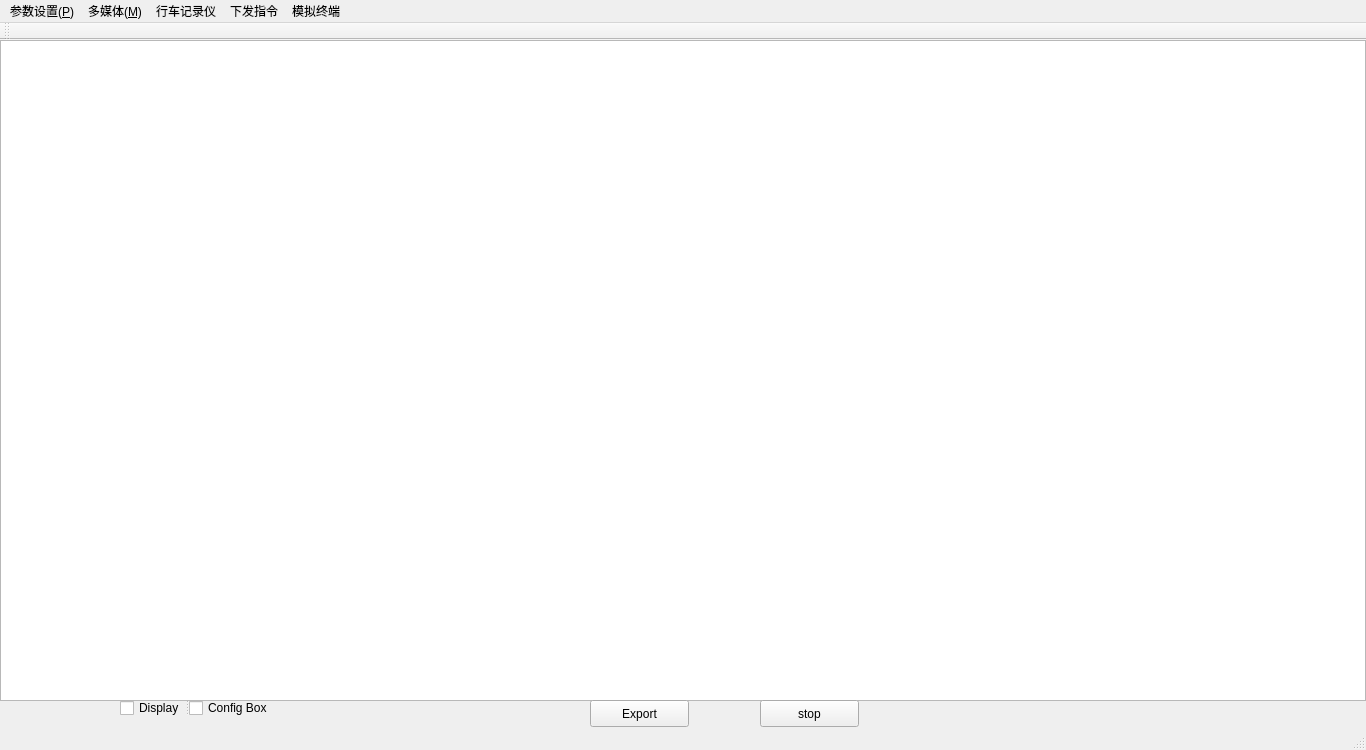
<?xml version="1.0" encoding="UTF-8"?>
<ui version="4.0">
 <class>MainWindow</class>
 <widget class="QMainWindow" name="MainWindow">
  <property name="geometry">
   <rect>
    <x>0</x>
    <y>0</y>
    <width>1366</width>
    <height>750</height>
   </rect>
  </property>
  <property name="windowTitle">
   <string>device</string>
  </property>
  <widget class="QWidget" name="centralWidget">
   <widget class="QTableWidget" name="tableWidget">
    <property name="geometry">
     <rect>
      <x>0</x>
      <y>0</y>
      <width>1366</width>
      <height>661</height>
     </rect>
    </property>
   </widget>
   <widget class="QPushButton" name="pushButton">
    <property name="geometry">
     <rect>
      <x>590</x>
      <y>660</y>
      <width>99</width>
      <height>27</height>
     </rect>
    </property>
    <property name="text">
     <string>Export</string>
    </property>
   </widget>
   <widget class="QPushButton" name="pushButton_2">
    <property name="geometry">
     <rect>
      <x>760</x>
      <y>660</y>
      <width>99</width>
      <height>27</height>
     </rect>
    </property>
    <property name="text">
     <string>stop</string>
    </property>
   </widget>
   <widget class="QSplitter" name="splitter">
    <property name="geometry">
     <rect>
      <x>120</x>
      <y>660</y>
      <width>148</width>
      <height>16</height>
     </rect>
    </property>
    <property name="orientation">
     <enum>Qt::Horizontal</enum>
    </property>
    <widget class="QCheckBox" name="checkBox_2">
     <property name="text">
      <string>Display</string>
     </property>
    </widget>
    <widget class="QCheckBox" name="checkBox">
     <property name="text">
      <string>Config Box</string>
     </property>
    </widget>
   </widget>
  </widget>
  <widget class="QMenuBar" name="menuBar">
   <property name="geometry">
    <rect>
     <x>0</x>
     <y>0</y>
     <width>1366</width>
     <height>23</height>
    </rect>
   </property>
   <widget class="QMenu" name="menu_P">
    <property name="title">
     <string>参数设置(&amp;P)</string>
    </property>
    <addaction name="separator"/>
    <addaction name="action_2"/>
    <addaction name="action_4"/>
    <addaction name="action_5"/>
    <addaction name="action_6"/>
    <addaction name="action_7"/>
   </widget>
   <widget class="QMenu" name="menu_M">
    <property name="title">
     <string>多媒体(&amp;M)</string>
    </property>
    <addaction name="action_8"/>
    <addaction name="action_9"/>
    <addaction name="action_10"/>
    <addaction name="action_11"/>
    <addaction name="action_12"/>
   </widget>
   <widget class="QMenu" name="menu">
    <property name="title">
     <string>行车记录仪</string>
    </property>
    <addaction name="action_13"/>
    <addaction name="action_14"/>
   </widget>
   <widget class="QMenu" name="menu_2">
    <property name="title">
     <string>下发指令</string>
    </property>
    <addaction name="action_15"/>
    <addaction name="action_16"/>
    <addaction name="action_17"/>
    <addaction name="action_18"/>
    <addaction name="action_19"/>
    <addaction name="action_20"/>
   </widget>
   <widget class="QMenu" name="menu_3">
    <property name="title">
     <string>模拟终端</string>
    </property>
    <addaction name="action14544916843"/>
   </widget>
   <addaction name="menu_P"/>
   <addaction name="menu_M"/>
   <addaction name="menu"/>
   <addaction name="menu_2"/>
   <addaction name="menu_3"/>
  </widget>
  <widget class="QToolBar" name="mainToolBar">
   <attribute name="toolBarArea">
    <enum>TopToolBarArea</enum>
   </attribute>
   <attribute name="toolBarBreak">
    <bool>false</bool>
   </attribute>
  </widget>
  <widget class="QStatusBar" name="statusBar"/>
  <action name="action_2">
   <property name="text">
    <string>设置配置参数</string>
   </property>
  </action>
  <action name="action_4">
   <property name="text">
    <string>查询配置参数</string>
   </property>
  </action>
  <action name="action_5">
   <property name="text">
    <string>终端控制</string>
   </property>
  </action>
  <action name="action_6">
   <property name="text">
    <string>设置电话本</string>
   </property>
  </action>
  <action name="action_7">
   <property name="text">
    <string>车辆控制</string>
   </property>
  </action>
  <action name="action_8">
   <property name="text">
    <string>拍照</string>
   </property>
  </action>
  <action name="action_9">
   <property name="text">
    <string>录音</string>
   </property>
  </action>
  <action name="action_10">
   <property name="text">
    <string>电话回拨</string>
   </property>
  </action>
  <action name="action_11">
   <property name="text">
    <string>多媒体检索</string>
   </property>
  </action>
  <action name="action_12">
   <property name="text">
    <string>单条多媒体上传</string>
   </property>
  </action>
  <action name="action_13">
   <property name="text">
    <string>行车记录仪数据采集</string>
   </property>
  </action>
  <action name="action_14">
   <property name="text">
    <string>行车记录仪数据上传</string>
   </property>
  </action>
  <action name="action_15">
   <property name="text">
    <string>临时位置跟踪</string>
   </property>
  </action>
  <action name="action_16">
   <property name="text">
    <string>位置信息查询</string>
   </property>
  </action>
  <action name="action_17">
   <property name="text">
    <string>文本信息下发</string>
   </property>
  </action>
  <action name="action_18">
   <property name="text">
    <string>信息点播设置</string>
   </property>
  </action>
  <action name="action_19">
   <property name="text">
    <string>事件设置</string>
   </property>
  </action>
  <action name="action_20">
   <property name="text">
    <string>提问下发</string>
   </property>
  </action>
  <action name="action14544916843">
   <property name="text">
    <string>14544916843</string>
   </property>
  </action>
 </widget>
 <layoutdefault spacing="6" margin="11"/>
 <resources/>
 <connections/>
</ui>
